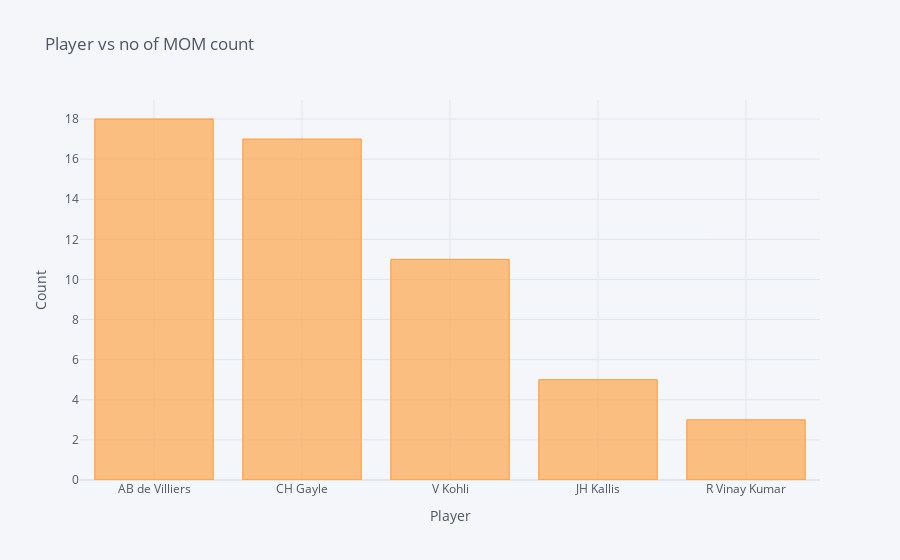

Write notebook code for a chart like this one.
### Code cell
df.iplot(kind = 'bar' , x = 'Player' , y = 'Count' , title = 'Player vs no of MOM count' , xTitle = 'Player' , yTitle = 'Count')

### Figure 1 — Plotly figure (JSON) as saved in the notebook; plotly's stock layout.template omitted (floating-point values rounded to 4 significant figures)
{"data": [{"marker": {"color": "rgba(255, 153, 51, 0.6)", "line": {"color": "rgba(255, 153, 51, 1.0)", "width": 1}}, "name": "Count", "orientation": "v", "text": "", "type": "bar", "x": ["AB de Villiers", "CH Gayle", "V Kohli", "JH Kallis", "R Vinay Kumar"], "y": [18, 17, 11, 5, 3]}], "layout": {"legend": {"bgcolor": "#F5F6F9", "font": {"color": "#4D5663"}}, "paper_bgcolor": "#F5F6F9", "plot_bgcolor": "#F5F6F9", "title": {"font": {"color": "#4D5663"}, "text": "Player vs no of MOM count"}, "xaxis": {"gridcolor": "#E1E5ED", "showgrid": true, "tickfont": {"color": "#4D5663"}, "title": {"font": {"color": "#4D5663"}, "text": "Player"}, "zerolinecolor": "#E1E5ED"}, "yaxis": {"gridcolor": "#E1E5ED", "showgrid": true, "tickfont": {"color": "#4D5663"}, "title": {"font": {"color": "#4D5663"}, "text": "Count"}, "zerolinecolor": "#E1E5ED"}}}
